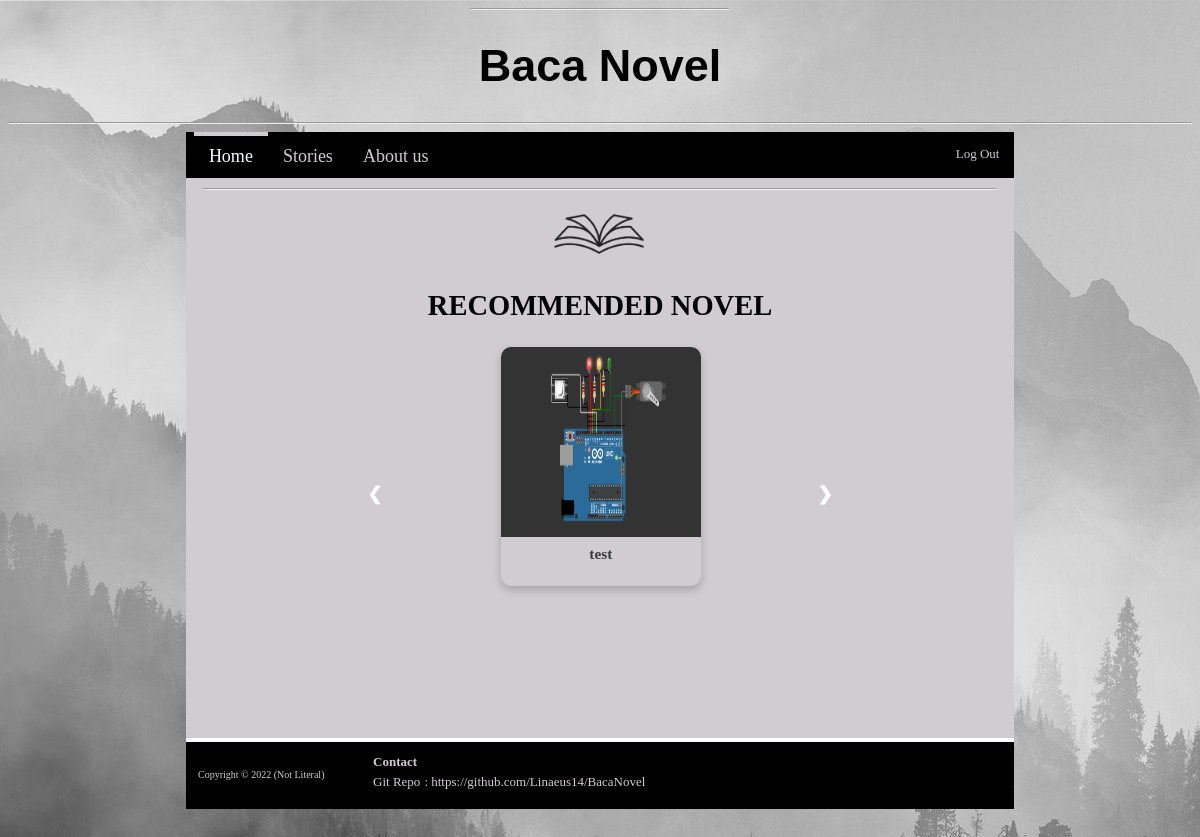
The page /dashboard/user.php (signed in) on the database its author committed.
### tables this page shows
CREATE TABLE `story` (
  `id` int(4) NOT NULL,
  `judul` varchar(30) NOT NULL,
  `penulis` varchar(30) NOT NULL,
  `sinopsis` text NOT NULL,
  `cerita` longtext NOT NULL,
  `file_id` int(4) NOT NULL
);

CREATE TABLE `files` (
  `id` int(4) NOT NULL,
  `filename` varchar(255) NOT NULL,
  `tanggal_up` varchar(10) NOT NULL
);

### db/tb_s.php (called while the page is built, shortened)
<?php
    if(isset($_GET['key'])){
        $halaman = 5;
        $page = isset($_GET['halaman'])? (int)$_GET["halaman"]:1;
        $mulai = ($page>1) ? ($page * $halaman) - $halaman : 0;
        $key = $_GET['key'];
        $result = mysqli_query($conn, "SELECT * FROM story LEFT JOIN files ON story.file_id = files.id WHERE judul LIKE '%$key%' OR penulis LIKE '%$key%' LIMIT $mulai, $halaman");
        $query = mysqli_query($conn, "SELECT * FROM story LEFT JOIN files ON story.file_id = files.id WHERE judul LIKE '%$key%' OR penulis LIKE '%$key%'");
    }
    else{
        $halaman = 5;
        $page = isset($_GET['halaman'])? (int)$_GET["halaman"]:1;
        $mulai = ($page>1) ? ($page * $halaman) - $halaman : 0;
        $result = mysqli_query($conn, "SELECT * FROM story LEFT JOIN files ON story.file_id = files.id LIMIT $mulai, $halaman");
    }
    ?>

### dashboard/user.php (the view, shortened to what this page needs)
<?php require "../db/conn.php"; ?>
<?php require "../db/tb_s.php"; ?>
<?php require "../php/header.php"?>
<link rel="stylesheet" href="../style/index.css" />
    <nav>
        <div class="fnav">
            <a href="user.php" id="Activenav"> Home </a>
        </div>
        <div class="lnav">
            <a href="../nav/fiction.php"> Stories </a>
        </div>
        <a href="../nav/me.php"> About us </a>
        <a href="../php/logout.php" id="Logout"> Log Out </a>
    </nav>
    <main>
        <hr>
        <img src="../img/Logo1.png" alt="Logo1" height="15%" width="15%">
        <h2> RECOMMENDED NOVEL</h2>
    <div><a class="prev" onclick="plusSlides(-1)">&#10094;</a></div>
    <?php while ($s = mysqli_fetch_assoc($result)) { ?>
    <div class="slideshow-container">
        <div class="mySlides fade">
            <div class="card">
                    <?php $path = '../file/'.$s['filename'];?>
                    <img class="zoom" src='<?php echo $path?>' alt='cover' height='190vh' width='60vw'>
                <div class="container">
                <h9><b><a href="../nav/story.php?id=<?php echo $s["id"]; ?>"><?php echo $s['judul']?></b></h9>
            </div>
        <br>
        </div>
    </div></div>
    <div><a class="next" onclick="plusSlides(1)">&#10095;</a></div>
    <?php }?>
    </body>
</html>
<?php require "../php/footer.php"?>

### style/index.css (style rules this page uses)
body { background-image: url("../img/bg2.jpg"); background-color: #3a3b3c; background-repeat: no-repeat; background-attachment: fixed; color: black; }
nav { flex-wrap: wrap; position: sticky; width: 100%; background-color: black; overflow: hidden; }
nav a { float: left; margin-top: 4px; color: #d0ccd0; text-decoration: none; text-align: center; padding: 10px 15px; font-family: Georgia, 'Times New Roman', Times, serif; font-size: 13px; }
#Logout { float: right; margin-top: 4px; color: #d0ccd0; text-decoration: none; font-family: Georgia, 'Times New Roman', Times, serif; font-size: 13px; }
.fnav { margin-left: 1%; }
.lnav { margin-right: 1%; }
#Activenav { margin-top: 0; margin-bottom: 1px; border-top: 4px solid #d0ccd0; color: #FBFCFF; }
main { min-height: 70vh; position: relative; background-color: #d0ccd0; padding-left: 1.5%; padding-right: 1.5%; width: 100%; text-align: center; display: fle; justify-content: center; align-items: center; font-size: 13px; overflow: auto; }
main a { margin-top: 1%; color: #3a3b3c; text-decoration: none; font-family: Georgia, 'Times New Roman', Times, serif; font-size: 90%; }
* { box-sizing:border-box; }
.slideshow-container { width: 50%; position: relative; display: flex; margin: auto; }
.mySlides { display: none; }
.prev { cursor: pointer; position: absolute; top: 50%; width: auto; padding: 16px; left: 5%; color: white; font-weight: bold; font-size: 18px; transition: 0.6s ease; border-radius: 3px 3px 3px 3px; user-select: none; }
.next { cursor: pointer; position: absolute; top: 50%; width: auto; padding: 16px; right: 5%; color: white; font-weight: bold; font-size: 18px; transition: 0.6s ease; border-radius: 3px 3px 3px 3px; user-select: none; }
.zoom { transition: transform .2s; width: 100%; margin: 0 auto; border-radius: 10px 10px 0px 0px; }
@media only screen and (min-width: 768px) { nav { display: block; margin-left: 15%; margin-right: 15%; width: auto; } }
@media only screen and (min-width: 768px) { nav a { font-size: 18px; } }
@media only screen and (min-width: 768px) { main { display: block; margin-left: 15%; margin-right: 15%; width: auto; font-size: 19px; } }
@media only screen and (min-width: 768px) { * { box-sizing:border-box; } }
@media only screen and (min-width: 768px) { .zoom { transition: transform .2s; width: 200px; margin: 0 auto; border-radius: 10px 10px 0px 0px; } }
@media only screen and (min-width: 768px) { .slideshow-container { width: 25%; position: relative; display: flex; margin: auto; } }
@media only screen and (min-width: 768px) { .mySlides { display: none; } }
@media only screen and (min-width: 768px) { .prev { cursor: pointer; position: absolute; top: 50%; width: auto; padding: 16px; left: 20%; color: white; font-weight: bold; font-size: 18px; transition: 0.6s ease; border-radius: 3px 3px 3px 3px; user-select: none; } }
@media only screen and (min-width: 768px) { .next { cursor: pointer; position: absolute; top: 50%; width: auto; padding: 16px; right: 20%; color: white; font-weight: bold; font-size: 18px; transition: 0.6s ease; border-radius: 3px 3px 3px 3px; user-select: none; } }
.fade { animation-name: fade; animation-duration: 1.5s; }
h9 { font-size: 17px; }
.card { box-shadow: 0 4px 8px 0 rgba(0, 0, 0, 0.2); border-radius: 10px 10px 10px 10px; }
.container { padding: 0 2%; }
.container::after, .row::after { content: ""; clear: both; display: table; }

### rows shown on the page
story: file.filename (picture), judul "test"
